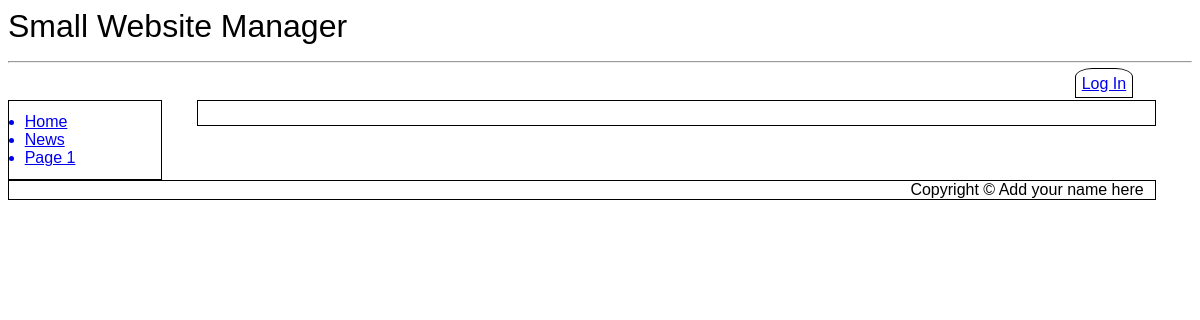
The app's page /index.php?page=Page_1, older data.
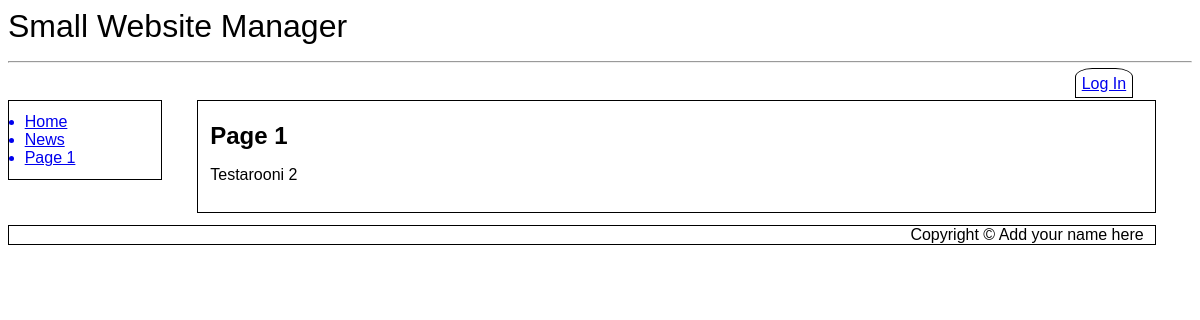
The same page, newer data.
### tables this page shows
CREATE TABLE `SubMenus` (
  `MenuID` int(11) NOT NULL,
  `LinkID` int(11) NOT NULL,
  `Page_ID` int(11) NOT NULL DEFAULT 0,
  `Menu_Entry` varchar(20) NOT NULL,
  `Title` varchar(500) NOT NULL,
  `Active` tinyint(1) NOT NULL DEFAULT 1
);

CREATE TABLE `Cust_Pages` (
  `Page_ID` int(11) NOT NULL,
  `Page_Iteration` int(11) NOT NULL,
  `Parent_Iteration` int(11) NOT NULL DEFAULT 0,
  `Title` text NOT NULL,
  `Body` text NOT NULL,
  `Last_Modified` datetime NOT NULL DEFAULT current_timestamp(),
  `Last_Author` int(11) NOT NULL
);

### index.php (the view, shortened to what this page needs)
<?php
include ("db_connect.inc");
include ("header.inc");
include ("navbar.inc");
echo "<article id='main' style='margin-top: 0%'>";
if ($_GET["page"]) {
	$handle = htmlspecialchars_decode($_GET["page"]);
	$handle = preg_replace('/_/', ' ', $handle);
	$query = "SELECT Cust_Pages.Title AS Title, Cust_Pages.Body AS Body FROM Cust_Pages INNER JOIN Cust_Pages_DATA ON Cust_Pages_DATA.Page_ID=Cust_Pages.Page_ID AND Cust_Pages_DATA.Page_Iteration=Cust_Pages.Page_Iteration WHERE Title='$handle' AND Cust_Pages_DATA.Active=1;";
} elseif ($_GET["pageID"] AND $_GET["iteration"]) {
	$query = "SELECT Title, Body FROM Cust_Pages WHERE Page_ID=".$_GET["pageID"]." AND Page_Iteration=".$_GET["iteration"]." ORDER BY Last_Modified DESC;";
} else {
	$query = "SELECT Cust_Pages.Title AS Title, Cust_Pages.Body AS Body FROM Cust_Pages INNER JOIN Cust_Pages_DATA ON Cust_Pages_DATA.Page_ID=Cust_Pages.Page_ID AND Cust_Pages_DATA.Page_Iteration=Cust_Pages.Page_Iteration WHERE Cust_Pages_DATA.Page_ID=1 AND Cust_Pages_DATA.Active=1;";
}
$result = mysqli_query($cxn,$query) or die ("Couldn't execute query.");
if ($row = mysqli_fetch_assoc($result))
{
	echo	"<h1>{$row['Title']}</h1>\r\n";
	echo	"<p>\r\n";
	$text = $row['Body'];
	$text = htmlentities($text);
	$patterns = array(
            "/\[link\](.*?)\[\/link\]/",
            "/\[url\](.*?)\[\/url\]/",
            "/\[img\](.*?)\[\/img\]/",
            "/\[b\](.*?)\[\/b\]/",
            "/\[u\](.*?)\[\/u\]/",
            "/\[i\](.*?)\[\/i\]/",
            "/\n/");
	$replacements = array(
            "<a href=\"\\1\">\\1</a>",
            "<a href=\"\\1\">\\1</a>",
            "<img src=\"\\1\">",
            "<strong>\\1</strong>",
            "<u>\\1</u>",
            "<em>\\1</em>",
            "<br>");
	$newText = preg_replace($patterns,$replacements, $text);
	echo $newText;
	echo "</p>\r\n";
}
echo "</article>\r\n";
include ("footer.inc");
?>

### header.inc (shortened to what this page needs)
<!DOCTYPE html>
<html lang="en">
<head>
	<link rel="stylesheet" href="style.css">
</head>
<body>
	<header>
<?php
		$query = "SELECT Value FROM Globals WHERE Global='Website Name'";
		$result = mysqli_query($cxn,$query) or die ("Couldn't execute query.");
		if ($row = mysqli_fetch_assoc($result))
		{
			$websiteName = $row['Value'];
			echo $websiteName."\r\n";
		} else {
			$message .= "Website Name not found. Check site settings.";
		}
?>
	<hr>
	</header>
<?php
if (isset($_SESSION['user_name']) AND $_SESSION['auth_lev'] >= 1) {
	echo "<div id='toptabbar' style='margin-bottom: 6pt'>\r\n";
	echo "<span style='text-align:left; margin-bottom: 0%;'>";
	echo "<nav id='hnav2' style='margin-bottom: 0%';>\r\n";
	echo $_SESSION['first_name']." you are logged in. \r\n";
	echo "Authority Level: ".$_SESSION['auth_lev']."\r\n";
	echo "</nav>\r\n";
	echo "</span>";
	echo "<span style='text-align:right; margin-bottom: 0%;'>";
	echo "<nav id='hnav1' style='margin-bottom: 0%;'>\r\n";
	echo "<a href='usersettings.php' style='margin-bottom: 0%;'>User Settings</a>\r\n";
	echo "<a href='sitesettings.php' style='margin-bottom: 0%;'>Site Settings</a>\r\n";
	echo "</span>";
	echo "<span style='text-align:right; margin-bottom: 0'>";
	echo "<form style='float:right; margin-left: 1%; margin-top: 0%; margin-bottom: 0; padding: 0%;' id='logout' action='index.php' method=\"post\">\r\n";
	echo "<input type=\"hidden\" id=\"submitCode\" name=\"submitCode\" value=\"Log_Out\" style='width: 0; height: 0'/>\r\n";
	echo "<input class='logoutbutton' type=\"submit\" name=\"Button\" style='margin-bottom: 0; margin-top: -9%;' value=\"Log&nbsp;out\" />\r\n";
	echo "</form>\r\n";
	echo "</span>";
	echo "</nav>\r\n";
	echo "</div>\r\n";
} elseif (htmlentities($_SERVER['PHP_SELF']) != "/login.php") {
	echo "<span style='text-align:right'>";
	echo "<nav id='hnav1' style='margin-right: 5%'>\r\n";
	echo "<a href='login.php'>Log In</a>\r\n";
	echo "</nav>\r\n";
	echo "</span>";
}
?>

### navbar.inc (shortened to what this page needs)
<nav id="vnav1">
<?php
$query = "SELECT Menu_Entry, Title FROM SubMenus WHERE MenuID='1' AND Active=1 ORDER BY LinkID ASC LIMIT 10";
$result = mysqli_query($cxn,$query) or die ("Couldn't execute query.");
while($row = mysqli_fetch_assoc($result))
{
	$menuEntry = $row['Menu_Entry'];
	$pageTitle = $row['Title'];
	$pageTitle = preg_replace('/ /', '_', $pageTitle);
	echo "<a href='$pageTitle'>$menuEntry</a>\r\n";
}
?>
</nav>

### footer.inc
<footer>
	Copyright &copy; Add your name here
</footer>
</body>
</html>

### style.css (style rules this page uses)
* { font-family: Arial, sans-serif; box-sizing: border-box; }
header { font-size: 24pt; }
hr { margin-bottom: 1%; }
h1, h2, h3 { padding: 0%; margin-top: 1%; margin-bottom: 1%; }
article#main { margin-left:16%; width: 81%; float:none; border: 1px solid black; padding: 1%; }
nav#vnav1 { width:13%; float:left; border: 1px solid black; padding: 1%; clear: both; margin-top: 0%; }
nav#vnav1 a { display: list-item; list-style-type: disc; margin-left: 3%; }
nav#hnav1 { margin-bottom: 0.6%; margin-right: 2%; }
nav#hnav1 a { border: 1px solid black; padding: 0.5%; margin-left: 0.5%; margin-bottom: 0%; border-top-left-radius: 30%; border-top-right-radius: 30%; }
footer { padding-right: 1%; padding-left: 1%; width: 97%; margin-top: 1%; clear: both; border: 1px solid black; text-align: right; }

Row changes from the older to the newer data that the page shows:
added cust_pages: Title "Page 1", Body "Testarooni 2"
